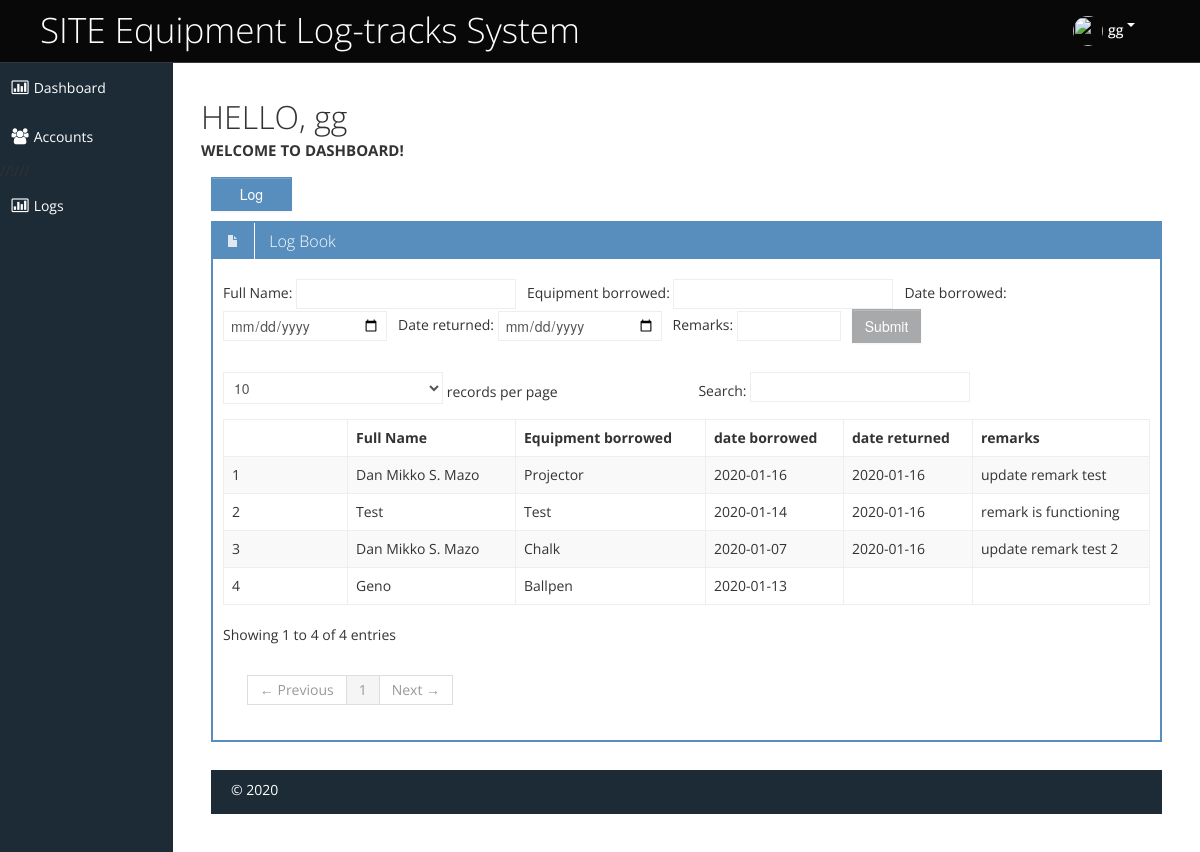
The app's page /dashboard.php (signed in) with its own data.
### tables this page shows
CREATE TABLE `item_logs` (
  `id` int(11) NOT NULL,
  `full_name` varchar(60) NOT NULL,
  `equipment` text NOT NULL,
  `date_borrow` date NOT NULL,
  `date_return` date DEFAULT NULL,
  `remark` text DEFAULT NULL
);

### perfect_function.php (called while the page is built, shortened)
<?php
function getConnection()
{
	$servername = "localhost";
	$username = "root";
	$password = "";
	$dbname = "site_supplies_ms";
	$conn = new mysqli($servername, $username, $password, $dbname);
	return $conn;
}
function get($table_name)
{
	$conn = getConnection();
	$sql = "SELECT * FROM $table_name";
	$result = $conn->query($sql);
	return $result;
}
function get_where($table_name, $id)
{
	$conn = getConnection();
	$sql = "SELECT * FROM $table_name where id=$id";
	$result = $conn->query($sql);
	return $result;
}
function base_url()
{
	$project_name = "sms";
	return "http://" . $_SERVER['SERVER_NAME'].'/'.$project_name.'/';
}
function _get_firstname_from_id($id)
{
	$user_data = get_where("manipulator", $id);
	foreach ($user_data as $key => $row) {
		return $firstname = $row['firstname'];
	}
}
function _get_accttype_from_id($id)
{
	$user_data = get_where("manipulator", $id);
	foreach ($user_data as $key => $row) {
		return $acct_type = $row['acct_type'];
	}
}
function get_img_from_id($id)
{
	$user_data = get_where("manipulator", $id);
	foreach ($user_data as $key => $row) {
		return $acct_img = $row['photo'];
	}
}
?>

### dashboard.php (the view, shortened to what this page needs)
<?php
include "header.php";
?>
<h1>HELLO, <?= _get_firstname_from_id($_SESSION['id']) ?></h1>
<h3>WELCOME TO DASHBOARD!</h3>
<div class="box-content">
<?php $create_news_url = base_url()."news_create.php"; ?>
<p>
    <a href="<?= $create_news_url ?>">
        <button type="button" class="btn btn-primary"> &nbsp; &nbsp; Log &nbsp; &nbsp;</button>
    </a>
</p>
<div class="row-fluid sortable">
    <div class="box span12">
        <div class="box-header" data-original-title>
            <h2><i class="halflings-icon white file"></i><span class="break"></span> Log Book </h2>
        </div>
        <div class="" style="margin-top: 20px; margin-left: 10px;">
            <form method="POST" action="" class="form-inline">
                <label for="full_name">Full Name:</label>
                <input type="text" name="full_name" id="full_name">
                <label for="equipment">Equipment borrowed:</label>
                <input type="text" name="equipment" id="equipment">
                <label for="date_borrow">Date borrowed:</label>
                <input type="date" name="date_borrow" id="date_borrow" class="input-medium">
                <label for="date_return">Date returned:</label>
                <input type="date" name="date_return" id="date_return" class="input-medium">
                <label for="remark">Remarks:</label>
                <input type="text" name="remark" id="remark" class="input-small">
                <button type="submit" name="item_log_submit" class="btn">Submit</button>
            </form>
        </div>
        <div class="box-content">
            <table class="table table-striped table-bordered bootstrap-datatable datatable">
                <thead>
                  <tr>
                        <th>&nbsp;</th>
                      <th>Full Name</th>
                      <th>Equipment borrowed</th>
                      <th>date borrowed</th>
                      <th>date returned</th>
                      <th>remarks</th>
                  </tr>
                </thead>
                <tbody>
                    <?php
                        $table_name = "item_logs";
                        $log_data = get($table_name);
                        foreach ($log_data as $key => $row) {
                        $full_name = $row['full_name'];
                        $equipment = $row['equipment'];
                        $date_borrow = $row['date_borrow'];
                        $date_return = $row['date_return'];
                        $remark = $row['remark'];
                        $id = $row['id'];
                    ?>
                    <tr>
						<td class="center span2">
                        <?= $id ?>
						</td>
						<td class="center"><?= $full_name ?></td>
						<td class="center"><?= $equipment ?></td>
						<td class="center"><?= $date_borrow ?></td>
						<td class="center"><?= $date_return ?></td>
						<td class="center"><?= $remark ?></td>
					</tr>
                    <?php } ?>
                </tbody>
            </table>
        </div>
    </div>
</div>
<?php include "footer.php"; ?>

### header.php (shortened to what this page needs)
<?php
include "perfect_function.php";
 ?>
<!DOCTYPE html>
<html lang="en">
<head>
		        <link href="css/bootstrap-responsive.css" rel="stylesheet">
	<link id="bootstrap-style" href="<?= base_url() ?>adminfiles/css/bootstrap.min.css" rel="stylesheet">
	<link href="<?= base_url() ?>adminfiles/css/bootstrap-responsive.min.css" rel="stylesheet">
	<link id="base-style" href="<?= base_url() ?>adminfiles/css/style.css" rel="stylesheet">
	<link id="base-style-responsive" href="<?= base_url() ?>adminfiles/css/style-responsive.css" rel="stylesheet">
</head>
<body>
	<div class="navbar">
		<div class="navbar-inner">
			<div class="container-fluid">
				<a class="brand" href="#"><span> SITE Equipment Log-tracks System</span></a>
				<div class="nav-no-collapse header-nav">
					<ul class="nav pull-right">
						<li class="dropdown">
							<a class="btn dropdown-toggle" data-toggle="dropdown" href="#">
								<img src="user_pics/<?= get_img_from_id($_SESSION['id']) ?>" alt="" class="avatar"> <?= _get_firstname_from_id($_SESSION['id']) ?>
								<span class="caret"></span>
							</a>
						</li>
					</ul>
				</div>
			</div>
		</div>
	</div>
		<div class="container-fluid-full">
		<div class="row-fluid">
			<div id="sidebar-left" class="span2">
				<div class="nav-collapse sidebar-nav">
					<ul class="nav nav-tabs nav-stacked main-menu">
						<?php
						$acct_type = _get_accttype_from_id($_SESSION['id']);
						if ($acct_type==1){
						?>
						<li><a href="<?= base_url() ?>dashboard.php"><i class="icon-bar-chart"></i><span class="hidden-tablet"> Dashboard</span></a></li>
						<?php
						}
						?>
						<?php
						$acct_type = _get_accttype_from_id($_SESSION['id']);
						if ($acct_type==1){
						?>
						<li><a href="<?= base_url() ?>user_manage.php"><i class="icon-group"></i><span class="hidden-tablet"> Accounts</span></a></li>
						<?php
						}
						?>
						<li><a href="<?= base_url() ?>news_manage.php"><i class="icon-bar-chart"></i><span class="hidden-tablet"> Logs</span></a></li>
					</ul>
				</div>
			</div>
			<div id="content" class="span10">

### footer.php (shortened to what this page needs)
	<footer>
		<p>
		<span style="text-align:left;float:left"> &copy; 2020
		</p>
	</footer>
</body>
</html>

### adminfiles/css/style-responsive.css (style rules this page uses)
@media (min-width: 1200px) { .container-fluid-full { overflow: hidden; position: relative; height: 100%; } }
@media (min-width: 1200px) { #content { width: 85.578%; padding: 28px; margin: 0px 0px; margin-left: 14.422% !important; } }
@media (min-width: 1200px) { #sidebar-left { background: #1C2B36; margin-left: 0px !important; position: absolute; height: 100%; } }
@media (min-width: 1200px) { .sidebar-nav > ul { margin: 0px; } }
@media (min-width: 1200px) { footer { margin: 0px 0px 0px 0px; padding: 10px 20px; } }

### adminfiles/css/halflings.css (style rules this page uses)
html, html .halflings { -webkit-font-smoothing: antialiased !important; }
.halflings-icon { display: inline-block; width: 14px; height: 14px; line-height: 14px; vertical-align: text-top; background-image: url(../img/glyphicons_halflings.svg); background-position: 0 0; background-repeat: no-repeat; vertical-align: top; *display: inline; *zoom: 1; *margin-right: .3em; }
.halflings-icon.white { background-image: url(../img/glyphicons_halflings-white.svg); }
.halflings-icon.file { background-position: -24px -24px; }

### adminfiles/css/style-forms.css (style rules this page uses)
.add-on, select, textarea, input[type="text"], input[type="password"], input[type="datetime"], input[type="datetime-local"], input[type="date"], input[type="month"], input[type="time"], input[type="week"], input[type="number"], input[type="email"], input[type="url"], input[type="search"], input[type="tel"], input[type="color"], input[type="file"], .uneditable-input { border-color: #eee !important; display: inline-block; height: 20px; padding: 4px 6px; margin-bottom: 10px; font-size: 14px; line-height: 20px; color: #555555; vertical-align: middle; -webkit-border-radius: 0px; -moz-border-radius: 0px; border-radius: 0px; }
input, textarea, .uneditable-input { width: 206px; }
textarea, input[type="text"], input[type="password"], input[type="datetime"], input[type="datetime-local"], input[type="date"], input[type="month"], input[type="time"], input[type="week"], input[type="number"], input[type="email"], input[type="url"], input[type="search"], input[type="tel"], input[type="color"], .uneditable-input { background-color: #ffffff; border: 1px solid #cccccc; -webkit-box-shadow: none; -moz-box-shadow: none; box-shadow: none; -webkit-transition: border linear 0.2s, box-shadow linear 0.2s; -moz-transition: border linear 0.2s, box-shadow linear 0.2s; -o-transition: border linear 0.2s, box-shadow linear 0.2s; transition: border linear 0.2s, box-shadow linear 0.2s; }
.input-small { width: 90px; }
.input-medium { width: 150px; }
input, textarea, .uneditable-input { margin-left: 0; }
.form-search input, .form-inline input, .form-horizontal input, .form-search textarea, .form-inline textarea, .form-horizontal textarea, .form-search select, .form-inline select, .form-horizontal select, .form-search .help-inline, .form-inline .help-inline, .form-horizontal .help-inline, .form-search .uneditable-input, .form-inline .uneditable-input, .form-horizontal .uneditable-input, .form-search .input-prepend, .form-inline .input-prepend, .form-horizontal .input-prepend, .form-search .input-append, .form-inline .input-append, .form-horizontal .input-append { display: inline-block; *display: inline; margin-bottom: 0; vertical-align: middle; *zoom: 1; }
.form-search label, .form-inline label, .form-search .btn-group, .form-inline .btn-group { display: inline-block; }

### header.php (style rules this page uses)
.avatar { height: 30px; width: 30px; padding: 1px; border-radius:50%; }
.brand { margin-top: 10px; }

### records on screen
item_logs: id "1", full_name "Dan Mikko S. Mazo", equipment "Projector", date_borrow "2020-01-16", date_return "2020-01-16", remark "update remark test"
item_logs: id "2", full_name "Test", equipment "Test", date_borrow "2020-01-14", date_return "2020-01-16", remark "remark is functioning"
item_logs: id "3", full_name "Dan Mikko S. Mazo", equipment "Chalk", date_borrow "2020-01-07", date_return "2020-01-16", remark "update remark test 2"
item_logs: id "4", full_name "Geno", equipment "Ballpen", date_borrow "2020-01-13"

### other values on screen
_get_firstname_from_id($_SESSION['id']) "gg"
